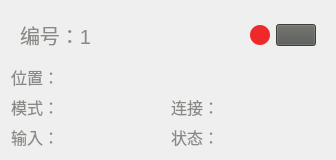
               <widget class="QWidget" name="widget_13" native="true">
                <property name="styleSheet">
                 <string notr="true">#widget_13{background-color: #E6E5E5;
 border-top: 2px solid qlineargradient(y0:0, y1:1,stop: 0 #E6E5E5, stop: 1  rgba(0, 0, 0, 0.25));
 border-left: 2px solid qlineargradient(x0:0, x1:1,stop: 0 #E6E5E5, stop: 1  rgba(0, 0, 0, 0.25));
 border-bottom: 2px solid qlineargradient(y0:0, y1:1,stop: 0 #E6E5E5, stop: 1  rgba(0, 0, 0, 0.25));
 border-right: 2px solid qlineargradient(x0:0, x1:1,stop: 0 #E6E5E5, stop: 1  rgba(0, 0, 0, 0.25));
border-radius: 24px;
}</string>
                </property>
                <layout class="QVBoxLayout" name="verticalLayout_22">
                 <item>
                  <widget class="QWidget" name="widget_77" native="true">
                   <layout class="QHBoxLayout" name="horizontalLayout_45">
                    <item>
                     <widget class="QLabel" name="label_22">
                      <property name="styleSheet">
                       <string notr="true">font-family: Microsoft JhengHei UI;
font-size: 20px;
color:rgb(136, 138, 133);

</string>
                      </property>
                      <property name="text">
                       <string>编号：1</string>
                      </property>
                     </widget>
                    </item>
                    <item>
                     <spacer name="horizontalSpacer_14">
                      <property name="orientation">
                       <enum>Qt::Horizontal</enum>
                      </property>
                      <property name="sizeHint" stdset="0">
                       <size>
                        <width>95</width>
                        <height>20</height>
                       </size>
                      </property>
                     </spacer>
                    </item>
                    <item>
                     <widget class="QWidget" name="widget_23" native="true">
                      <property name="minimumSize">
                       <size>
                        <width>20</width>
                        <height>20</height>
                       </size>
                      </property>
                      <property name="maximumSize">
                       <size>
                        <width>20</width>
                        <height>20</height>
                       </size>
                      </property>
                      <property name="styleSheet">
                       <string notr="true">background-color:rgb(239, 41, 41);
border-radius:10px;</string>
                      </property>
                     </widget>
                    </item>
                    <item>
                     <widget class="QPushButton" name="pushButton_3">
                      <property name="styleSheet">
                       <string notr="true">background-color: rgb(85, 87, 83);
qproperty-icon: url(://images/开启.png);
qproperty-iconSize: 20px 20px;</string>
                      </property>
                      <property name="text">
                       <string/>
                      </property>
                      <property name="icon">
                       <iconset>
                        <normaloff>../resources/images/开启.png</normaloff>../resources/images/开启.png</iconset>
                      </property>
                     </widget>
                    </item>
                   </layout>
                  </widget>
                 </item>
                 <item>
                  <widget class="QWidget" name="widget_78" native="true">
                   <layout class="QHBoxLayout" name="horizontalLayout_46">
                    <property name="leftMargin">
                     <number>0</number>
                    </property>
                    <property name="topMargin">
                     <number>0</number>
                    </property>
                    <property name="rightMargin">
                     <number>0</number>
                    </property>
                    <property name="bottomMargin">
                     <number>0</number>
                    </property>
                    <item>
                     <widget class="QLabel" name="label_23">
                      <property name="styleSheet">
                       <string notr="true">QLabel{
font-family: Microsoft JhengHei UI;
font-size: 16px;
color:rgb(136, 138, 133);
}</string>
                      </property>
                      <property name="text">
                       <string>位置：</string>
                      </property>
                     </widget>
                    </item>
                    <item>
                     <widget class="QLineEdit" name="Edit_page3_2_pos_3">
                      <property name="styleSheet">
                       <string notr="true">QLineEdit{
background-color:transparent;
border-width:0;
border-style:outset;
}</string>
                      </property>
                     </widget>
                    </item>
                   </layout>
                  </widget>
                 </item>
                 <item>
                  <widget class="QWidget" name="widget_74" native="true">
                   <layout class="QHBoxLayout" name="horizontalLayout_42">
                    <property name="leftMargin">
                     <number>0</number>
                    </property>
                    <property name="topMargin">
                     <number>0</number>
                    </property>
                    <property name="rightMargin">
                     <number>0</number>
                    </property>
                    <property name="bottomMargin">
                     <number>0</number>
                    </property>
                    <item>
                     <widget class="QWidget" name="widget_75" native="true">
                      <layout class="QHBoxLayout" name="horizontalLayout_43">
                       <property name="spacing">
                        <number>0</number>
                       </property>
                       <property name="leftMargin">
                        <number>0</number>
                       </property>
                       <property name="topMargin">
                        <number>0</number>
                       </property>
                       <property name="rightMargin">
                        <number>0</number>
                       </property>
                       <property name="bottomMargin">
                        <number>0</number>
                       </property>
                       <item>
                        <widget class="QLabel" name="label_20">
                         <property name="styleSheet">
                          <string notr="true">QLabel{
font-family: Microsoft JhengHei UI;
font-size: 16px;
color:rgb(136, 138, 133);
}</string>
                         </property>
                         <property name="text">
                          <string>模式：</string>
                         </property>
                        </widget>
                       </item>
                       <item>
                        <widget class="QLineEdit" name="Edit_flight_1_armed_3">
                         <property name="styleSheet">
                          <string notr="true">QLineEdit{
background-color:transparent;
border-width:0;
border-style:outset;
}</string>
                         </property>
                        </widget>
                       </item>
                      </layout>
                     </widget>
                    </item>
                    <item>
                     <widget class="QWidget" name="widget_76" native="true">
                      <layout class="QHBoxLayout" name="horizontalLayout_44">
                       <property name="spacing">
                        <number>0</number>
                       </property>
                       <property name="leftMargin">
                        <number>0</number>
                       </property>
                       <property name="topMargin">
                        <number>0</number>
                       </property>
                       <property name="rightMargin">
                        <number>0</number>
                       </property>
                       <property name="bottomMargin">
                        <number>0</number>
                       </property>
                       <item>
                        <widget class="QLabel" name="label_21">
                         <property name="styleSheet">
                          <string notr="true">QLabel{
font-family: Microsoft JhengHei UI;
font-size: 16px;
color:rgb(136, 138, 133);
}</string>
                         </property>
                         <property name="text">
                          <string>连接：</string>
                         </property>
                        </widget>
                       </item>
                       <item>
                        <widget class="QLineEdit" name="Edit_flight_1_connected_3">
                         <property name="styleSheet">
                          <string notr="true">QLineEdit{
background-color:transparent;
border-width:0;
border-style:outset;
}</string>
                         </property>
                        </widget>
                       </item>
                      </layout>
                     </widget>
                    </item>
                   </layout>
                  </widget>
                 </item>
                 <item>
                  <widget class="QWidget" name="widget_71" native="true">
                   <layout class="QHBoxLayout" name="horizontalLayout_39">
                    <property name="spacing">
                     <number>6</number>
                    </property>
                    <property name="leftMargin">
                     <number>0</number>
                    </property>
                    <property name="topMargin">
                     <number>0</number>
                    </property>
                    <property name="rightMargin">
                     <number>0</number>
                    </property>
                    <property name="bottomMargin">
                     <number>0</number>
                    </property>
                    <item>
                     <widget class="QWidget" name="widget_72" native="true">
                      <layout class="QHBoxLayout" name="horizontalLayout_40">
                       <property name="spacing">
                        <number>0</number>
                       </property>
                       <property name="leftMargin">
                        <number>0</number>
                       </property>
                       <property name="topMargin">
                        <number>0</number>
                       </property>
                       <property name="rightMargin">
                        <number>0</number>
                       </property>
                       <property name="bottomMargin">
                        <number>0</number>
                       </property>
                       <item>
                        <widget class="QLabel" name="label_18">
                         <property name="styleSheet">
                          <string notr="true">QLabel{
font-family: Microsoft JhengHei UI;
font-size: 16px;
color:rgb(136, 138, 133);
}</string>
                         </property>
                         <property name="text">
                          <string>输入：</string>
                         </property>
                        </widget>
                       </item>
                       <item>
                        <widget class="QLineEdit" name="Edit_flight_1_input_3">
                         <property name="styleSheet">
                          <string notr="true">QLineEdit{
background-color:transparent;
border-width:0;
border-style:outset;
}</string>
                         </property>
                        </widget>
                       </item>
                      </layout>
                     </widget>
                    </item>
                    <item>
                     <widget class="QWidget" name="widget_73" native="true">
                      <layout class="QHBoxLayout" name="horizontalLayout_41">
                       <property name="spacing">
                        <number>0</number>
                       </property>
                       <property name="leftMargin">
                        <number>0</number>
                       </property>
                       <property name="topMargin">
                        <number>0</number>
                       </property>
                       <property name="rightMargin">
                        <number>0</number>
                       </property>
                       <property name="bottomMargin">
                        <number>0</number>
                       </property>
                       <item>
                        <widget class="QLabel" name="label_19">
                         <property name="styleSheet">
                          <string notr="true">QLabel{
font-family: Microsoft JhengHei UI;
font-size: 16px;
color:rgb(136, 138, 133);
}</string>
                         </property>
                         <property name="text">
                          <string>状态：</string>
                         </property>
                        </widget>
                       </item>
                       <item>
                        <widget class="QLineEdit" name="Edit_flight_1_status_3">
                         <property name="styleSheet">
                          <string notr="true">QLineEdit{
background-color:transparent;
border-width:0;
border-style:outset;
}</string>
                         </property>
                        </widget>
                       </item>
                      </layout>
                     </widget>
                    </item>
                   </layout>
                  </widget>
                 </item>
                </layout>
               </widget>
